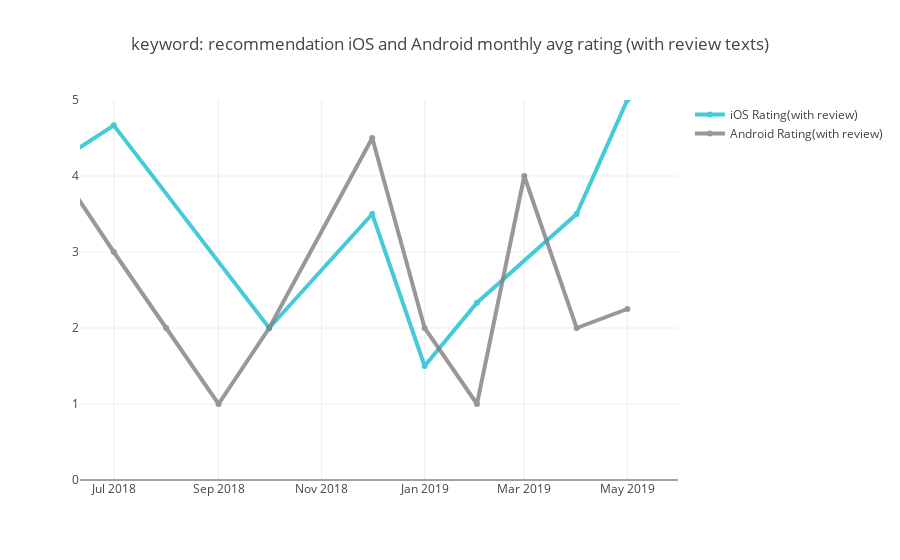

Notebook source saved alongside this figure:
### Code cell
#show change

kw = "recommendation"

as_kw_to_review_sub= ios_kw_rating[ios_kw_rating["keyword"] == kw].sort_values("month_start",ascending=False)
gp_kw_to_review_sub = android_kw_rating[android_kw_rating["keyword"] == kw].sort_values("month_start",ascending=False)

# monthly trend
trace_ios = go.Scatter(
                x=as_kw_to_review_sub.month_start,
                y=as_kw_to_review_sub["Rating"],
                name = "iOS Rating(with review)",
                line = dict(color = '#17BECF', width = 4),
                opacity = 0.8)

trace_android = go.Scatter(
                x=gp_kw_to_review_sub.month_start,
                y=gp_kw_to_review_sub["Rating"],
                name = "Android Rating(with review)",
                line = dict(color = '#7F7F7F', width = 4),
                opacity = 0.8)

data = [trace_ios,trace_android]

layout = dict(
    title = "keyword: " + kw + " " +"iOS and Android monthly avg rating (with review texts)",
    xaxis = dict(
        range = ['2018-06-11','2019-05-31']),
    yaxis = dict(range = [0,5])
)

fig = dict(data=data, layout=layout)
py.iplot(fig, filename = "Manually Set Range")

### Figure 1 — Plotly figure (JSON) as saved in the notebook; plotly's stock layout.template omitted (floating-point values rounded to 4 significant figures)
{"data": [{"line": {"color": "#17BECF", "width": 4}, "name": "iOS Rating(with review)", "opacity": 0.8, "type": "scatter", "uid": "926e0460-d2c0-4783-9f75-9f6f6699cc10", "x": ["2019-05-01", "2019-04-01", "2019-02-01", "2019-01-01", "2018-12-01", "2018-10-01", "2018-07-01", "2018-06-01"], "y": [5, 3.5, 2.333, 1.5, 3.5, 2, 4.667, 4.231]}, {"line": {"color": "#7F7F7F", "width": 4}, "name": "Android Rating(with review)", "opacity": 0.8, "type": "scatter", "uid": "5eaf1a16-41cd-4f04-9456-656d6b26539e", "x": ["2019-05-01", "2019-04-01", "2019-03-01", "2019-02-01", "2019-01-01", "2018-12-01", "2018-10-01", "2018-09-01", "2018-08-01", "2018-07-01", "2018-06-01", "2018-05-01"], "y": [2.25, 2, 4, 1, 2, 4.5, 2, 1, 2, 3, 4, 3]}], "layout": {"title": {"text": "keyword: recommendation iOS and Android monthly avg rating (with review texts)"}, "xaxis": {"range": ["2018-06-11", "2019-05-31"]}, "yaxis": {"range": [0, 5]}}}
